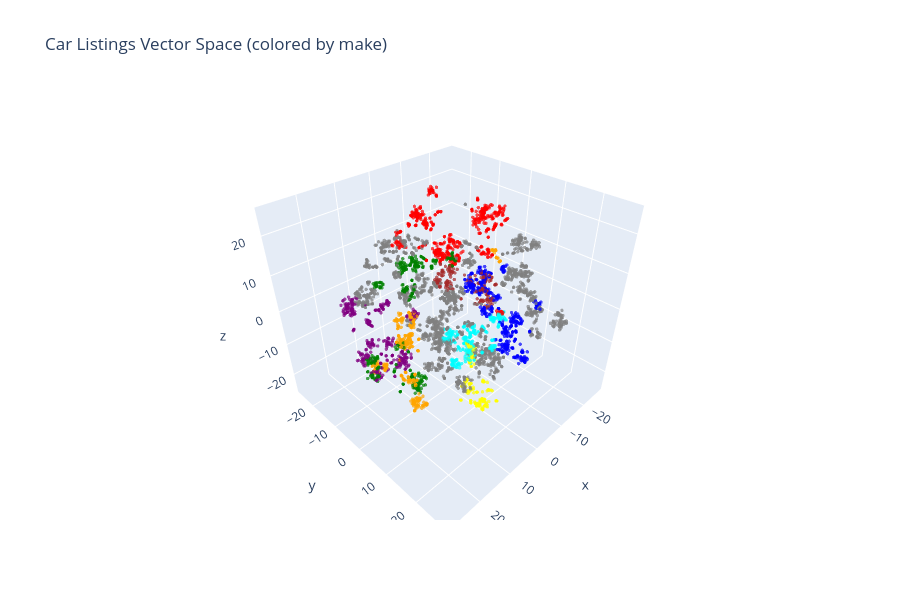

This figure's notebook cell:
### Code cell
import numpy as np
from sklearn.manifold import TSNE
import plotly.graph_objects as go
from collections import Counter

MAXIMUM_DATAPOINTS = 5_000

result = collection.get(
    include=['embeddings', 'documents', 'metadatas'],
    limit=MAXIMUM_DATAPOINTS
)
vectors = np.array(result['embeddings'])
documents = result['documents']
makes = [m['make'] for m in result['metadatas']]

tsne = TSNE(n_components=3, random_state=42, n_jobs=-1)
reduced = tsne.fit_transform(vectors)

top_makes = [m for m, _ in Counter(makes).most_common(8)]
COLORS = ['red','blue','green','orange','purple','cyan','brown','yellow']
colors = [COLORS[top_makes.index(m)] if m in top_makes else 'gray' for m in makes]

fig = go.Figure(data=[go.Scatter3d(
    x=reduced[:,0], y=reduced[:,1], z=reduced[:,2],
    mode='markers',
    marker=dict(size=2, color=colors, opacity=0.7),
    text=[f"Make: {m}<br>{d[:60]}..." for m, d in zip(makes, documents)],
    hoverinfo='text'
)])
fig.update_layout(title="Car Listings Vector Space (colored by make)", height=600)
fig.show()

### Figure 1 — Plotly figure (JSON) as saved in the notebook; plotly's stock layout.template omitted (floating-point values rounded to 4 significant figures; data arrays with more than 128 entries replaced by an {"elided": "..."} marker saying what was removed)
{"data": [{"hoverinfo": "text", "marker": {"color": {"elided": "5000 str values"}, "opacity": 0.7, "size": 2}, "mode": "markers", "text": {"elided": "5000 str values"}, "type": "scatter3d", "x": {"elided": "5000 float values"}, "y": {"elided": "5000 float values"}, "z": {"elided": "5000 float values"}}], "layout": {"height": 600, "title": {"text": "Car Listings Vector Space (colored by make)"}}}
